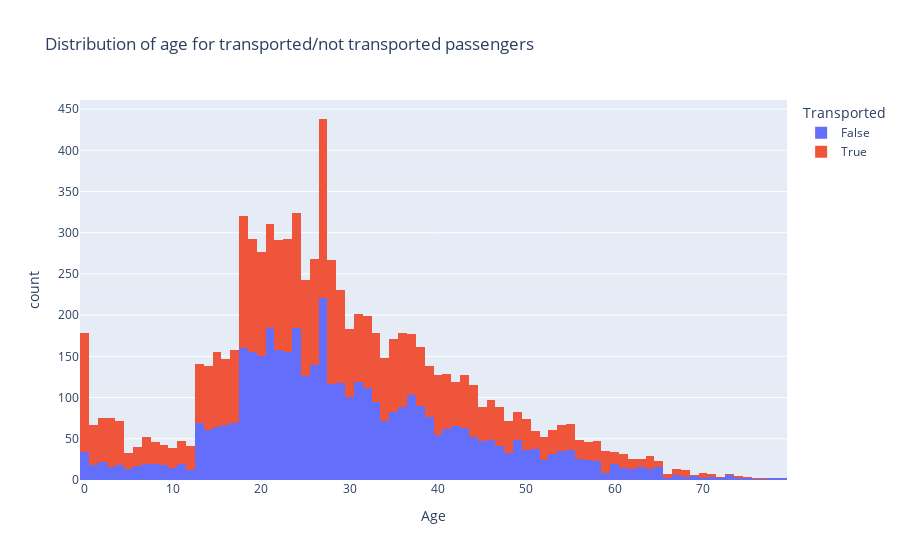

Write notebook code for a chart like this one.
### Code cell
fig = px.histogram(train_df, x="Age",  color="Transported",
                   hover_data=train_df.columns,\
                    title = 'Distribution of age for transported/not transported passengers')
fig.show()

### Figure 1 — Plotly figure (JSON) as saved in the notebook; plotly's stock layout.template omitted (floating-point values rounded to 4 significant figures; data arrays with more than 128 entries replaced by an {"elided": "..."} marker saying what was removed)
{"data": [{"alignmentgroup": "True", "bingroup": "x", "hovertemplate": "Transported=False<br>Age=%{x}<br>count=%{y}<extra></extra>", "legendgroup": "False", "marker": {"color": "#636efa", "pattern": {"shape": ""}}, "name": "False", "offsetgroup": "False", "orientation": "v", "showlegend": true, "type": "histogram", "x": {"elided": "4315 int values"}, "xaxis": "x", "yaxis": "y"}, {"alignmentgroup": "True", "bingroup": "x", "hovertemplate": "Transported=True<br>Age=%{x}<br>count=%{y}<extra></extra>", "legendgroup": "True", "marker": {"color": "#EF553B", "pattern": {"shape": ""}}, "name": "True", "offsetgroup": "True", "orientation": "v", "showlegend": true, "type": "histogram", "x": {"elided": "4378 int values"}, "xaxis": "x", "yaxis": "y"}], "layout": {"barmode": "relative", "legend": {"title": {"text": "Transported"}, "tracegroupgap": 0}, "title": {"text": "Distribution of age for transported/not transported passengers"}, "xaxis": {"anchor": "y", "domain": [0, 1], "title": {"text": "Age"}}, "yaxis": {"anchor": "x", "domain": [0, 1], "title": {"text": "count"}}}}
